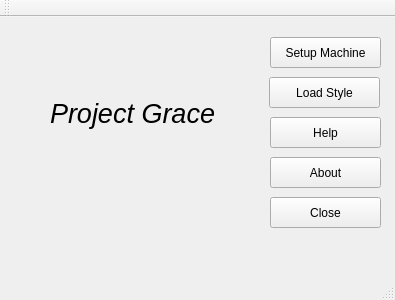
<?xml version="1.0" encoding="UTF-8"?>
<ui version="4.0">
 <class>MainWindow</class>
 <widget class="QMainWindow" name="MainWindow">
  <property name="geometry">
   <rect>
    <x>0</x>
    <y>0</y>
    <width>395</width>
    <height>300</height>
   </rect>
  </property>
  <property name="sizePolicy">
   <sizepolicy hsizetype="Fixed" vsizetype="Fixed">
    <horstretch>0</horstretch>
    <verstretch>0</verstretch>
   </sizepolicy>
  </property>
  <property name="windowTitle">
   <string>MainWindow</string>
  </property>
  <property name="styleSheet">
   <string notr="true"/>
  </property>
  <widget class="QWidget" name="centralWidget">
   <widget class="QLabel" name="label">
    <property name="geometry">
     <rect>
      <x>50</x>
      <y>80</y>
      <width>182</width>
      <height>33</height>
     </rect>
    </property>
    <property name="font">
     <font>
      <pointsize>20</pointsize>
      <italic>true</italic>
     </font>
    </property>
    <property name="text">
     <string>Project Grace</string>
    </property>
   </widget>
   <widget class="QPushButton" name="pushButton_loadStyle">
    <property name="geometry">
     <rect>
      <x>269</x>
      <y>60</y>
      <width>111</width>
      <height>31</height>
     </rect>
    </property>
    <property name="text">
     <string>Load Style</string>
    </property>
   </widget>
   <widget class="QPushButton" name="pushButton">
    <property name="geometry">
     <rect>
      <x>270</x>
      <y>20</y>
      <width>111</width>
      <height>31</height>
     </rect>
    </property>
    <property name="text">
     <string>Setup Machine</string>
    </property>
   </widget>
   <widget class="QPushButton" name="pushButton_help">
    <property name="geometry">
     <rect>
      <x>270</x>
      <y>100</y>
      <width>111</width>
      <height>31</height>
     </rect>
    </property>
    <property name="text">
     <string>Help</string>
    </property>
   </widget>
   <widget class="QPushButton" name="btn_close">
    <property name="geometry">
     <rect>
      <x>270</x>
      <y>180</y>
      <width>111</width>
      <height>31</height>
     </rect>
    </property>
    <property name="text">
     <string>Close</string>
    </property>
   </widget>
   <widget class="QPushButton" name="btnAbout">
    <property name="geometry">
     <rect>
      <x>270</x>
      <y>140</y>
      <width>111</width>
      <height>31</height>
     </rect>
    </property>
    <property name="text">
     <string>About</string>
    </property>
   </widget>
  </widget>
  <widget class="QMenuBar" name="menuBar">
   <property name="geometry">
    <rect>
     <x>0</x>
     <y>0</y>
     <width>395</width>
     <height>20</height>
    </rect>
   </property>
  </widget>
  <widget class="QToolBar" name="mainToolBar">
   <attribute name="toolBarArea">
    <enum>TopToolBarArea</enum>
   </attribute>
   <attribute name="toolBarBreak">
    <bool>false</bool>
   </attribute>
  </widget>
  <widget class="QStatusBar" name="statusBar"/>
 </widget>
 <layoutdefault spacing="6" margin="11"/>
 <resources/>
 <connections/>
</ui>
